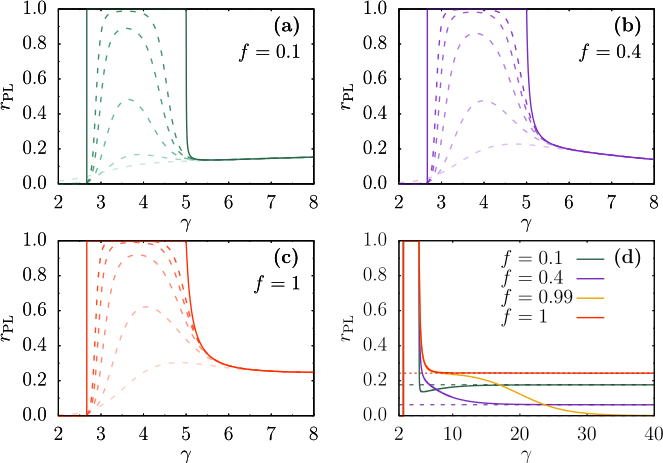

The gnuplot source for this figure:
# =============================================================================
# Gnuplot script to reproduce SF_Pearson figure (4-panel layout)
# Output: epslatex (produces .eps + .tex files for LaTeX integration)
# =============================================================================

# -----------------------------------------------------------------------------
# Terminal and output settings
# -----------------------------------------------------------------------------
set terminal epslatex standalone color colortext size 18cm,12cm font ",14"
set output "PL_Pearson.tex"

# -----------------------------------------------------------------------------
# Multiplot layout: 2x2 grid
# -----------------------------------------------------------------------------
set multiplot layout 2,2

# -----------------------------------------------------------------------------
# Common style settings
# -----------------------------------------------------------------------------
set border linewidth 3
set tics scale 0.5
set key spacing 1.2
set key samplen 2

theta(x) = (x >= 0 ? 1 : 0)

# --- Colors ---
a1 = "#C6E6D8";  a2 = "#9CD3BB"; a3 = "#64B994"
a4 = "#469B76";  a5= "#3F8D69"; a6= "#2C6349"; 

b1 = "#D8BCF0";  b2 = "#C49BE8"; b3 = "#B17AE1"
b4 = "#9D59D9";  b5= "#8A37D2"; b6= "#7b2cbf"; 

c1 = "#FFCDC2";  c2 = "#FFAC99"; c3 = "#FF8A70"
c4 = "#FF6947";  c5= "#FF481F"; c6= "#ff2e00"; 

d1 = "#2C6349";  d2 = "#7b2cbf"; d3 = "#ECA400"
d4 = "#ff2e00";  d5= "#0b0500"; 

# Define line colors (typical scientific plot colors)
set style line 1 linecolor rgb c1 linewidth 2 dashtype 1  # black (single curves)
set style line 2 linecolor rgb c2 linewidth 2 dashtype 1  # red
set style line 3 linecolor rgb c3 linewidth 2 dashtype 1  # blue
set style line 4 linecolor rgb c4 linewidth 2 dashtype 1  # dark green
set style line 5 linecolor rgb c5 linewidth 2 dashtype 1  # magenta

# Common Y-axis settings (same for all panels)
set yrange [0:1]
set ytics 0, 0.2, 1.0 format "%.1f"
set mytics 2
set ylabel '$r_{ \footnotesize \textrm{PL}}$' offset 1.,0

# =============================================================================
# Panel (a) - Top left: f = 0.1, gamma range 2-8
# =============================================================================
set lmargin at screen 0.10
set rmargin at screen 0.46
set bmargin at screen 0.59
set tmargin at screen 0.96

# X-axis configuration
set xrange [2:8]
set xtics 2, 1, 8 format "%g"
set mxtics 2
set xlabel "$\\gamma$" offset 0,0.5

# Legend
set key at graph 0.95, graph 0.95 right top
#set key box opaque

# Panel label
set label 1 '\textbf{(a)}' at graph 0.84, graph 0.9 font ",11"
set label 2 "$f = 0.1$" at graph 0.95, graph 0.75 right font ",11"

# Plot command - replace with your actual data file
plot \
    NaN notitle with lines linestyle 1

set samples 1000 
# Example with data file:
plot 'Scale_Free/f=0.1_gamma=2_to_8/kmax=1e2' using 1:2 notitle with lines dt 2 lc rgb a1 lw 4,\
    'Scale_Free/f=0.1_gamma=2_to_8/kmax=1e3' using 1:2 notitle with lines dt 2 lc rgb a2 lw 4,\
    'Scale_Free/f=0.1_gamma=2_to_8/kmax=1e4' using 1:2 notitle with lines dt 2 lc rgb a3 lw 4,\
    'Scale_Free/f=0.1_gamma=2_to_8/kmax=1e5' using 1:2 notitle with lines dt 2 lc rgb a4 lw 4,\
    'Scale_Free/f=0.1_gamma=2_to_8/kmax=1e6' using 1:2 notitle with lines dt 2 lc rgb a5 lw 4,\
    'Scale_Free/kmax=inf_gamma=2_to_40/f=0.1' using 1:2 notitle with lines dt 1 lc rgb a6 lw 4

# =============================================================================
# Panel (b) - Top right: f = 0.4, gamma range 2-8
# =============================================================================
unset label 1
unset label 2

set lmargin at screen 0.58
set rmargin at screen 0.94
set bmargin at screen 0.59
set tmargin at screen 0.96

# X-axis configuration (same as panel a)
set xrange [2:8]
set xtics 2, 1, 8 format "%g"
set mxtics 2
set xlabel "$\\gamma$" offset 0,0.5

# Panel label
set label 1 '\textbf{(b)}' at graph 0.84, graph 0.9 font ",9"
set label 2 "$f = 0.4$" at graph 0.95, graph 0.75 right font ",9"

# Plot command - replace with your actual data file
plot \
    NaN notitle with lines linestyle 1

# Example with data file:
plot 'Scale_Free/f=0.4_gamma=2_to_8/kmax=1e2' using 1:2 notitle with lines dt 2 lc rgb b1 lw 4,\
    'Scale_Free/f=0.4_gamma=2_to_8/kmax=1e3' using 1:2 notitle with lines dt 2 lc rgb b2 lw 4,\
    'Scale_Free/f=0.4_gamma=2_to_8/kmax=1e4' using 1:2 notitle with lines dt 2 lc rgb b3 lw 4,\
    'Scale_Free/f=0.4_gamma=2_to_8/kmax=1e5' using 1:2 notitle with lines dt 2 lc rgb b4 lw 4,\
    'Scale_Free/f=0.4_gamma=2_to_8/kmax=1e6' using 1:2 notitle with lines dt 2 lc rgb b5 lw 4,\
    'Scale_Free/kmax=inf_gamma=2_to_40/f=0.4' using 1:2 notitle with lines dt 1 lc rgb b6 lw 4

# =============================================================================
# Panel (c) - Bottom left: f = 1.0, gamma range 2-8
# =============================================================================
unset label 1
unset label 2

set lmargin at screen 0.10
set rmargin at screen 0.46
set bmargin at screen 0.10
set tmargin at screen 0.47

# X-axis configuration (same as panels a,b)
set xrange [2:8]
set xtics 2, 1, 8 format "%g"
set mxtics 2
set xlabel "$\\gamma$" offset 0,0.5

# Panel label
set label 1 '\textbf{(c)}' at graph 0.84, graph 0.9 font ",9"
set label 2 "$f = 1$" at graph 0.95, graph 0.75 right font ",9"

# Plot command - replace with your actual data file
plot \
    NaN notitle with lines linestyle 1

# Example with data file:
plot 'Scale_Free/f=1.0_gamma=2_to_8/kmax=1e2' using 1:2 notitle with lines dt 2 lc rgb c1 lw 4,\
    'Scale_Free/f=1.0_gamma=2_to_8/kmax=1e3' using 1:2 notitle with lines dt 2 lc rgb c2 lw 4,\
    'Scale_Free/f=1.0_gamma=2_to_8/kmax=1e4' using 1:2 notitle with lines dt 2 lc rgb c3 lw 4,\
    'Scale_Free/f=1.0_gamma=2_to_8/kmax=1e5' using 1:2 notitle with lines dt 2 lc rgb c4 lw 4,\
    'Scale_Free/f=1.0_gamma=2_to_8/kmax=1e6' using 1:2 notitle with lines dt 2 lc rgb c5 lw 4,\
    'Scale_Free/kmax=inf_gamma=2_to_40/f=1.0' using 1:2 notitle with lines dt 1 lc rgb c6 lw 4

# =============================================================================
# Panel (d) - Bottom right: multiple f values, gamma range 0-40
# =============================================================================
unset label 1
unset label 2

set lmargin at screen 0.58
set rmargin at screen 0.94
set bmargin at screen 0.10
set tmargin at screen 0.47

# X-axis configuration (different range for this panel)
set xrange [2:40]
set xtics ("$2$" 2,  "$10$" 10,  "$20$" 20, "$30$" 30, "$40$" 40)
#set mxtics 2
set xlabel "$\\gamma$" offset 0,0.5

# Legend for multiple curves
set key samplen 2 spacing 1.0 width -2.5 bottom right at graph 0.85, graph 0.95 right top Left
#set key box opaque

# Panel label
set label 1 '\textbf{(d)}' at graph 0.84, graph 0.9 font ",9"

# Plot commands - replace with your actual data files
# Four curves for f = 0.1, 0.4, 0.99, 1.0

# Example with data files:
plot 'Scale_Free/kmax=inf_gamma=2_to_40/f=0.1' using 1:2 title "$f = 0.1$" with lines dt 1 lc rgb d1 lw 4,\
    0.17647 notitle with lines dt 2 lc rgb "#204634" lw 3,\
    'Scale_Free/kmax=inf_gamma=2_to_40/f=0.4' using 1:2 title "$f = 0.4$" with lines dt 1 lc rgb d2 lw 4,\
    0.0625 notitle with lines dt 2 lc rgb "#602296" lw 3,\
    'Scale_Free/kmax=inf_gamma=2_to_40/f=0.99' using 1:2 title "$f = 0.99$" with lines dt 1 lc rgb d3 lw 4,\
    0.000041718 notitle with lines dt 2 lc rgb "#3A5A69" lw 3,\
    'Scale_Free/kmax=inf_gamma=2_to_40/f=1.0' using 1:2 title "$f = 1$" with lines dt 1 lc rgb d4 lw 4,\
    0.24324 notitle with lines dt 3 lc rgb "#B82200" lw 3

# =============================================================================
# End multiplot
# =============================================================================
unset multiplot
set output  # Close output file

# =============================================================================
# Usage notes:
# -----------------------------------------------------------------------------
# 1. Run this script:    gnuplot SF_Pearson.gp
# 2. Compile the output: pdflatex SF_Pearson.tex
#    This produces SF_Pearson.pdf
#
# Alternatively, include the .tex file in your LaTeX document:
#    \input{SF_Pearson}
# (requires the accompanying .eps file in the same directory)
#
# Note: The Greek letter gamma is written as \\gamma (double backslash)
# because Gnuplot requires escaping for LaTeX commands.
# =============================================================================
